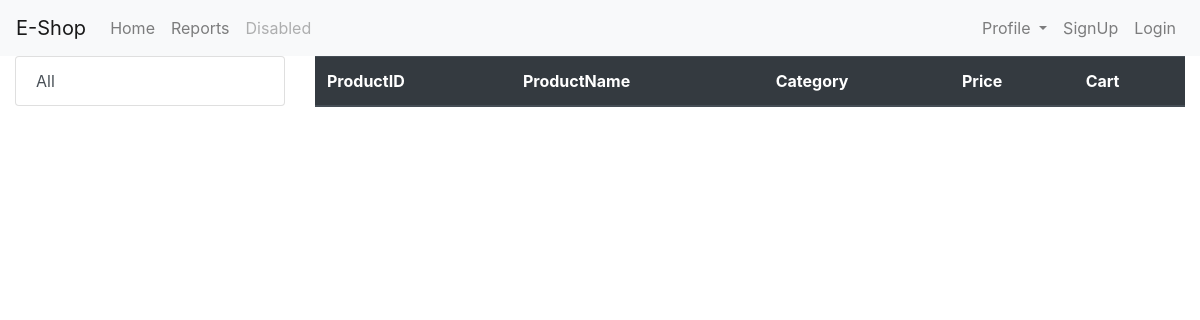
The app's page /, older data.
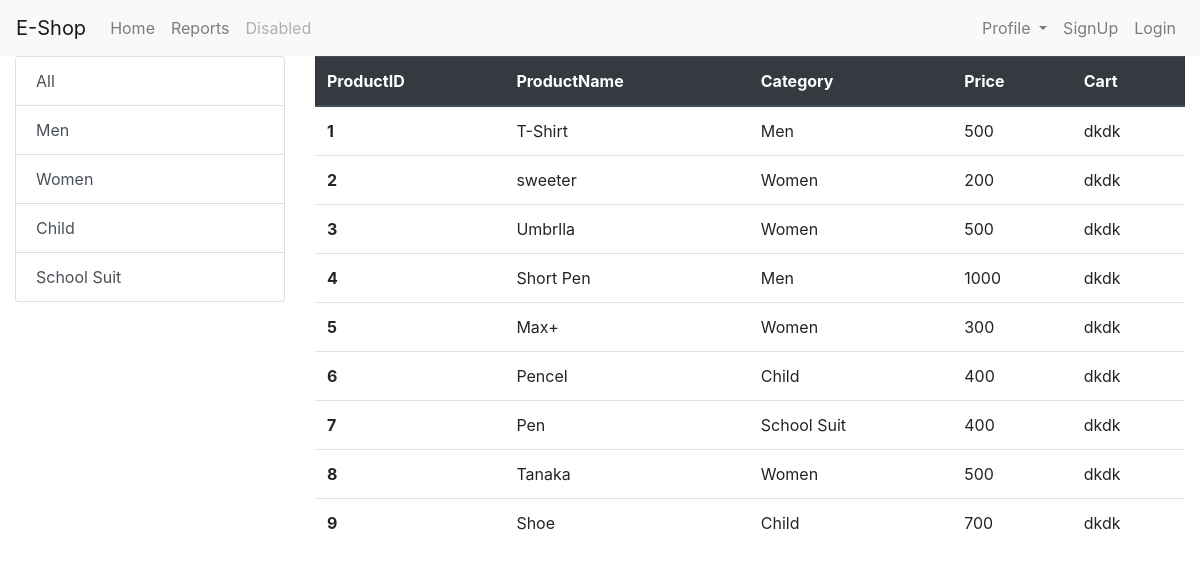
The same page, newer data.
### polls/models/category.py (models this page shows)
class Category(models.Model):
    name = models.CharField(max_length=100)
    @staticmethod
    def get_all_categories():
        return Category.objects.all()
    def __str__(self):
        return self.name

### polls/models/product.py (models this page shows, shortened)
class Product(models.Model):
    name = models.CharField(max_length=100)
    categories = models.ForeignKey(Category, on_delete=models.CASCADE, default=1)
    price = models.IntegerField(default=0)
    pprice = models.IntegerField(default=0)
    @staticmethod
    def get_all_products():
        return Product.objects.all()

### polls/views/home.py (the view)
# urls.py: path('', index, name='index'),
def index(request):
    products = None
    categories = Category.get_all_categories()
    categoryID = request.GET.get('category')
    if categoryID:
        products = Product.get_all_products_by_categoryid(categoryID)
    else:
        products = Product.get_all_products()
    data = {}
    data['products'] = products
    data['categories'] = categories
    print(request.session.get('email'))
    return render(request, 'index.html', data)

### polls/templates/index.html
{% extends 'base.html' %}
{% load static %}
{% block content %}
    <div class="container-fluid">
      <div class="row">
        <div class="col-lg-3 mx-auto">
          <div class="list-group">
            <a href="/" class="list-group-item list-group-item-action">
              All
            </a>
            {% for category in categories %}
            <a href="/?category={{category.id}} " class="list-group-item list-group-item-action">
               {{category.name}}
            </a>
            {% endfor %}
          </div>
        </div>
        <div id="product" class="col-lg-9">
          <div class="row mx-auto">
            <table class="table table-hover mx-auto">
                <thead  class="thead-dark">
                  <tr>
                    <th scope="col">ProductID</th>
                    <th scope="col">ProductName</th>
                    <th scope="col">Category</th>
                    <th scope="col">Price</th>
                    <th scope="col">Cart</th>
                  </tr>
                </thead>
                <tbody>
                    {% for prod in products %}
                  <tr>
                    <th scope="row">{{prod.id}}</th>
                    <td>{{prod.name}}</td>
                    <td>{{prod.categories}}</td>
                    <td>{{prod.price}}</td>
                    <td>dkdk</td>
                  </tr>
                  {% endfor %}
                </tbody>
              </table>
        </div>
        </div>
      </div>
    </div>
    {% endblock content %}

### polls/templates/base.html (shortened to what this page needs)
<!doctype html>
<html lang="en">
  <head>
    <link rel="stylesheet" href="https://stackpath.bootstrapcdn.com/bootstrap/4.5.2/css/bootstrap.min.css">
  </head>
  <body>
    <nav class="navbar navbar-expand-lg navbar-light bg-light">
        <a class="navbar-brand" href="#">E-Shop</a>
        <div class="collapse navbar-collapse" id="navbarSupportedContent">
          <ul class="navbar-nav mr-auto">
            <li class="nav-item">
              <a class="nav-link" href="{% url 'index' %}">Home <span class="sr-only">(current)</span></a>
            </li>
            <li class="nav-item">
              <a class="nav-link" href="#">Reports</a>
            </li>
            <li class="nav-item">
              <a class="nav-link disabled" href="#" tabindex="-1" aria-disabled="true">Disabled</a>
            </li>
          </ul>
          <ul class="navbar-nav my-2 my-lg-0">
            <li class="nav-item dropdown">
              <a class="nav-link dropdown-toggle" href="#" id="navbarDropdown" role="button" data-toggle="dropdown" aria-haspopup="true" aria-expanded="false">
                Profile
              </a>
            </li>
            <li class="nav-item">
              <a class="nav-link" href="{% url 'signup' %}">SignUp <span class="sr-only">(current)</span></a>
            </li>
            <li class="nav-item">
              <a class="nav-link" href="{% url 'login' %}">Login</a>
            </li>
          </ul>
        </div>
      </nav>
    {% block content %}{% endblock content %}
  </body>
</html>

Row changes from the older to the newer data that the page shows:
added Category: name "Men"
added Category: name "Women"
added Category: name "Child"
added Category: name "School Suit"
added Product: id "1", name "T-Shirt", categories "Men", price "500"
added Product: id "2", name "sweeter", categories "Women", price "200"
added Product: id "3", name "Umbrlla", categories "Women", price "500"
added Product: id "4", name "Short Pen", categories "Men", price "1000"
added Product: id "5", name "Max+", categories "Women", price "300"
added Product: id "6", name "Pencel", categories "Child", price "400"
added Product: id "7", name "Pen", categories "School Suit", price "400"
added Product: id "8", name "Tanaka", categories "Women", price "500"
added Product: id "9", name "Shoe", categories "Child", price "700"
